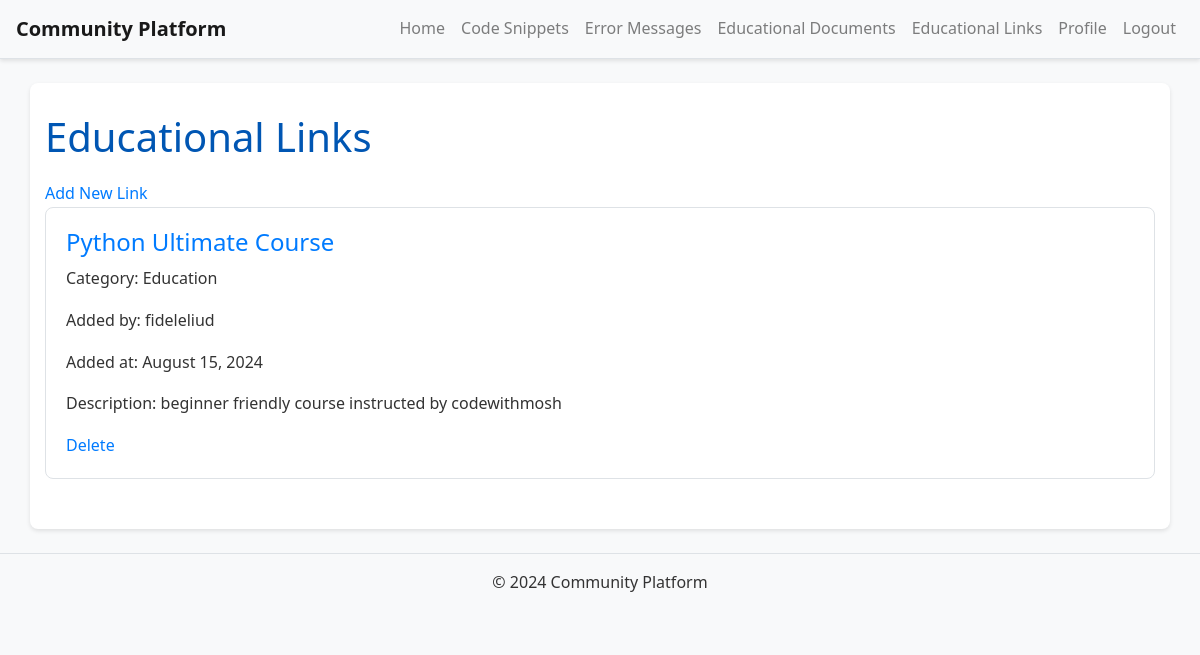
The app's page /documents/links/ (signed in) with its own data.
### documents/models.py (models this page shows, shortened)
class EducationalLink(models.Model):
    user = models.ForeignKey(settings.AUTH_USER_MODEL, on_delete=models.CASCADE)
    title = models.CharField(max_length=200)
    url = models.URLField()
    description = models.TextField()
    category = models.CharField(max_length=50)
    created_at = models.DateTimeField(auto_now_add=True)
    updated_at = models.DateTimeField(auto_now=True)

### users/models.py (models this page shows, shortened)
class CustomUser(AbstractUser):
    bio = models.TextField(blank=True)
    profile_picture = models.ImageField(upload_to='profile_pics/', blank=True, null=True)

### documents/views.py (the view)
# urls.py: path('links/', views.link_list, name='link_list'),
def link_list(request):
    links = EducationalLink.objects.all().order_by('-created_at')
    paginator = Paginator(links, 10)
    page_number = request.GET.get('page')
    page_obj = paginator.get_page(page_number)
    return render(request, 'documents/link_list.html', {'page_obj': page_obj})

### templates/documents/link_list.html (shortened to what this page needs)
{% extends 'base.html' %}
{% block content %}
<h1>Educational Links</h1>
<a href="{% url 'add_link' %}">Add New Link</a>
{% for link in page_obj %}
    <div class="link-preview">
        <h2><a href="{{ link.url }}" target="_blank">{{ link.title }}</a></h2>
        <p>Category: {{ link.category }}</p>
        <p>Added by: {{ link.user.username }}</p>
        <p>Added at: {{ link.created_at|date:"F d, Y" }}</p>
        <p>Description: {{ link.description }}</p>
        {% if user == link.user %}
            <a href="{% url 'delete_link' link.pk %}">Delete</a>
        {% endif %}
    </div>
{% empty %}
    <p>No educational links added yet.</p>
{% endfor %}
{% endblock %}

### static/css/custom.css (style rules this page uses)
body { font-family: 'Segoe UI', Tahoma, Geneva, Verdana, sans-serif; color: #333; background-color: #f8f9fa; margin: 0; padding: 0; line-height: 1.6; }
h1, h2 { color: #0056b3; margin-bottom: 20px; }
a { color: #007bff; text-decoration: none; transition: color 0.3s ease; }
.link-preview, .document-preview, .snippet-preview, .error-preview { padding: 20px; border: 1px solid #dee2e6; border-radius: 8px; margin-bottom: 20px; background-color: #ffffff; transition: box-shadow 0.3s ease; }
.link-preview h2, .document-preview h2, .snippet-preview h2, .error-preview h2 { font-size: 1.5rem; margin-bottom: 10px; }

### records on screen
EducationalLink: title "Python Ultimate Course", category "Education", user.username "fideleliud", created_at "August 15, 2024", description "beginner friendly course instructed by codewithmosh", shows "Delete"
